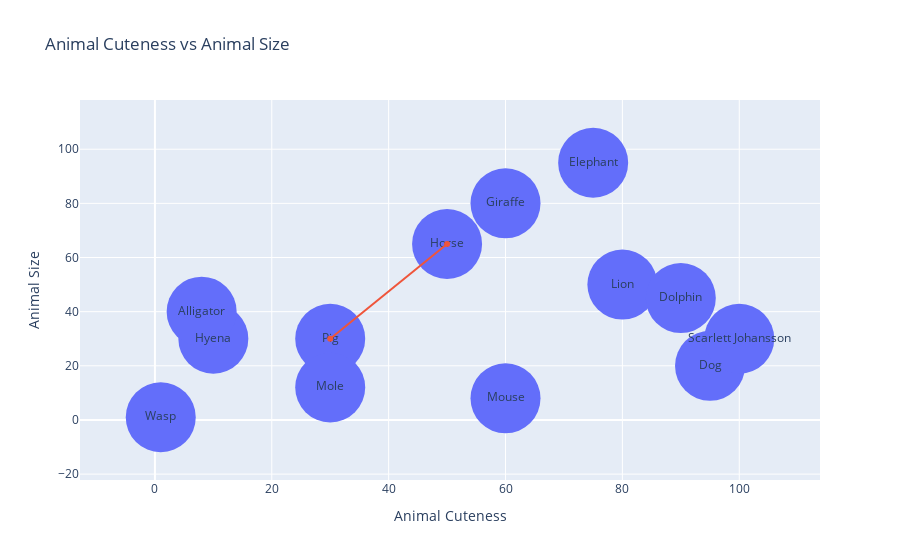

This figure's notebook cell:
### Code cell
horse_cuteness, horse_size = get_animal_info("Horse")
pig_cuteness, pig_size = get_animal_info("Pig")

fig.add_trace(go.Scatter(x=[pig_cuteness, horse_cuteness], y=[pig_size, horse_size]))
fig.update_layout(showlegend=False)
fig.show()

### Figure 1 — Plotly figure (JSON) as saved in the notebook; plotly's stock layout.template omitted (floating-point values rounded to 4 significant figures)
{"data": [{"marker": {"size": 70}, "mode": "markers+text", "text": ["Lion", "Elephant", "Hyena", "Mouse", "Pig", "Horse", "Dolphin", "Wasp", "Giraffe", "Dog", "Alligator", "Mole", "Scarlett Johansson"], "type": "scatter", "x": [80, 75, 10, 60, 30, 50, 90, 1, 60, 95, 8, 30, 100], "y": [50, 95, 30, 8, 30, 65, 45, 1, 80, 20, 40, 12, 30]}, {"type": "scatter", "x": [30, 50], "y": [30, 65]}], "layout": {"showlegend": false, "title": {"text": "Animal Cuteness vs Animal Size"}, "xaxis": {"title": {"text": "Animal Cuteness"}}, "yaxis": {"title": {"text": "Animal Size"}}}}
